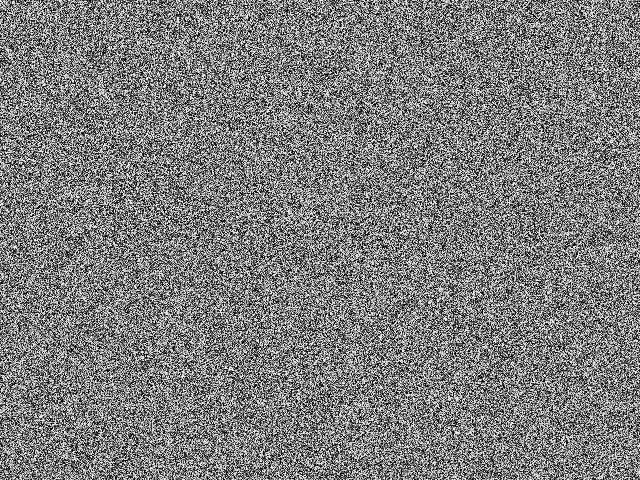
//> input picture build/imagem.png, 640 x 480 px
$ ./4.2.manipulando_array_multidimensionais   (built with g++ and OpenCV 4)
//> lines starting //> are read from the running program, lines starting //| are printed output that depends on the picture; after the words box and inside, x2 and y2 are one past the last pixel; in counts of white or black regions, pixels touching at a corner belong together
#include <iostream>
#include <opencv2/opencv.hpp>
#include <opencv2/highgui/highgui.hpp>
#include <opencv2/imgproc/imgproc.hpp>

using namespace std;

int main() {
    cv::Mat imagem = cv::imread("/home/daniel/Área de Trabalho/Grupo1/Pratica8/build/imagem.png", cv::IMREAD_GRAYSCALE);
//> imagem is the input picture: 480 rows x 640 cols, CV_8UC1; min 0, max 250, mean 125

    if (imagem.empty()) {
        cerr << "Não foi possível carregar a imagem." << endl;
        return -1;
    }

    cv::Mat histograma;
    int histSize = 256;
    float range[] = {0, 256};
    const float *histRange = {range};
    bool uniform = true;
    bool accumulate = false;
    cv::calcHist(&imagem, 1, 0, cv::Mat(), histograma, 1, &histSize, &histRange, uniform, accumulate);
//> histograma = 256 values, max 1329 at index 41, min 0 at index 251, mean 1200

    int histWidth = 512;
    int histHeight = 400;
    int binWidth = cvRound((double)histWidth / histSize);
    cv::Mat histImage(histHeight, histWidth, CV_8UC3, cv::Scalar(0, 0, 0));

    cv::normalize(histograma, histograma, 0, histImage.rows, cv::NORM_MINMAX, -1, cv::Mat());
//> histograma = 256 values, max 400 at index 41, min 0 at index 251, mean 361.2

    for (int i = 1; i < histSize; i++) {
        cv::line(histImage, cv::Point(binWidth * (i - 1), histHeight - cvRound(histograma.at<float>(i - 1))),
                 cv::Point(binWidth * (i), histHeight - cvRound(histograma.at<float>(i))),
                 cv::Scalar(255, 255, 255), 2, 8, 0);
    }
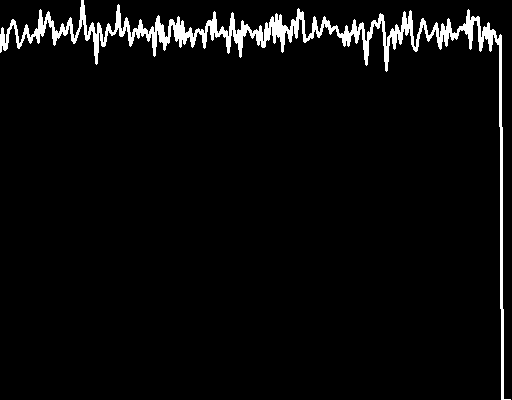
//> histImage: 400 rows x 512 cols, CV_8UC3; 4.1% white; 1 white region, box (x1, y1, x2, y2) and area: (0, 0, 511, 400) 8304

    cv::imshow("Histograma", histImage);
    cv::waitKey(0);
    //acesse a pasta build para ter acesso a um sceenshort da tela do histograma
    return 0;
}
